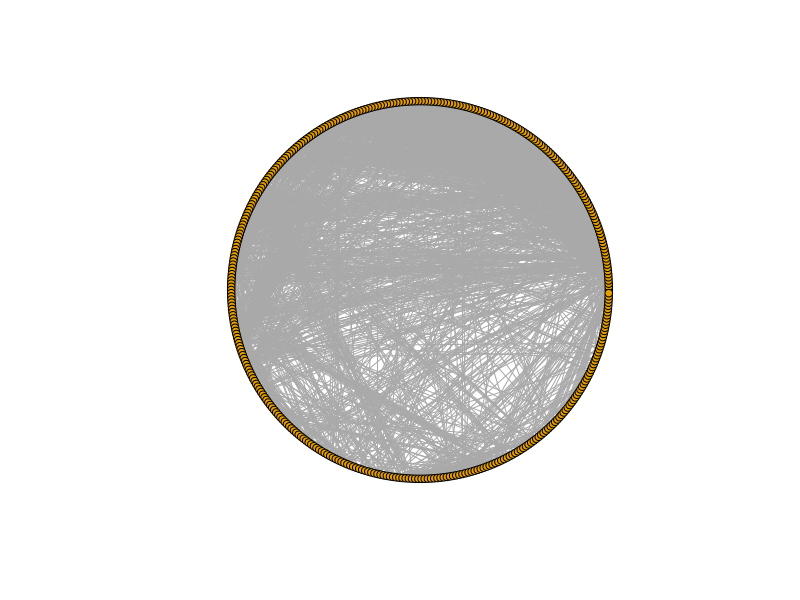
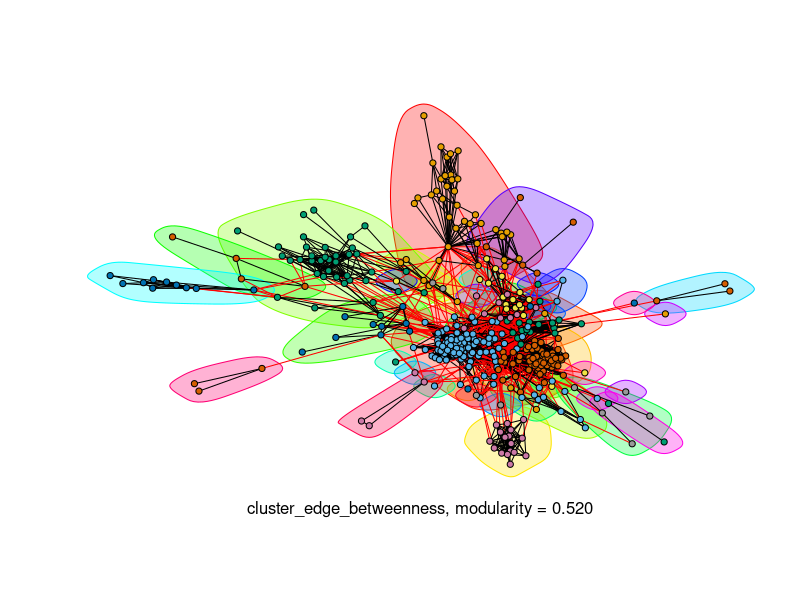
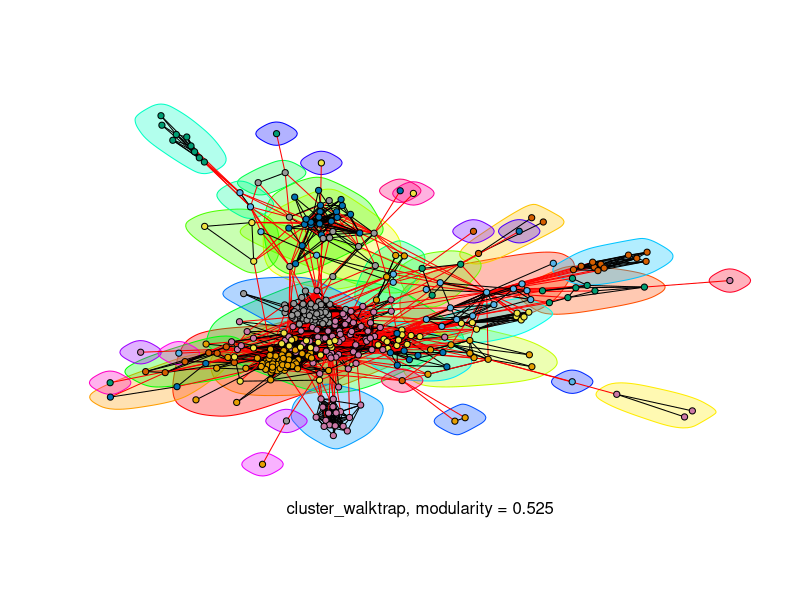
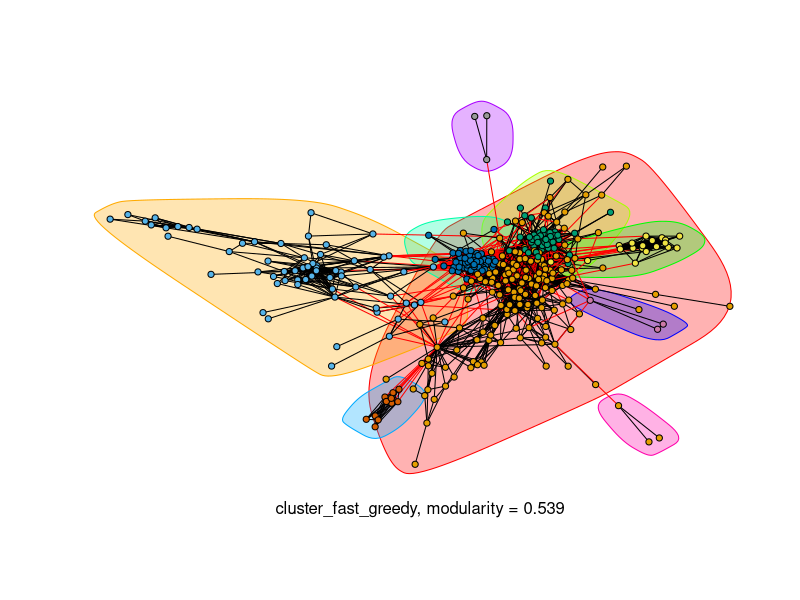
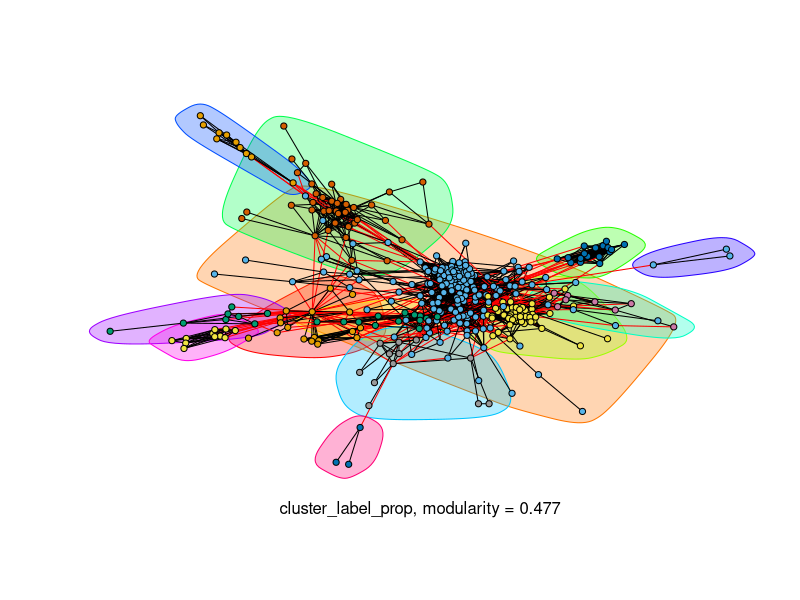
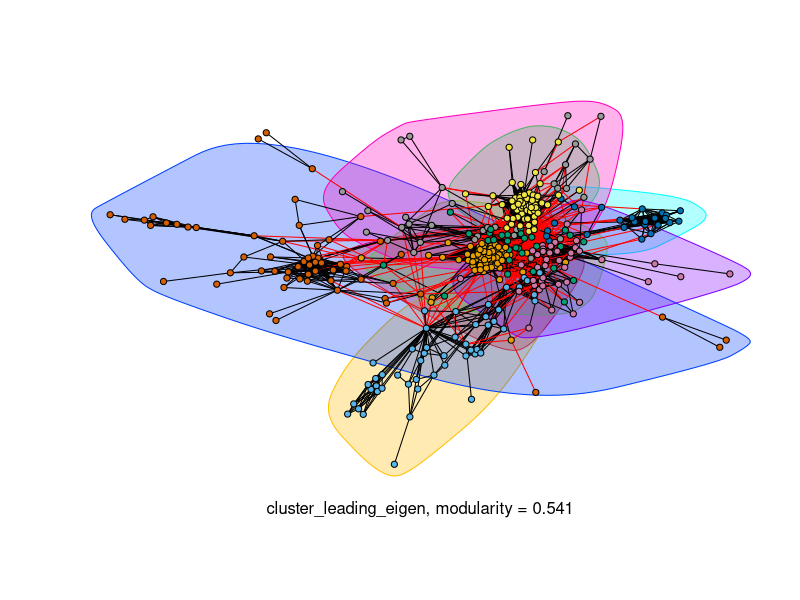
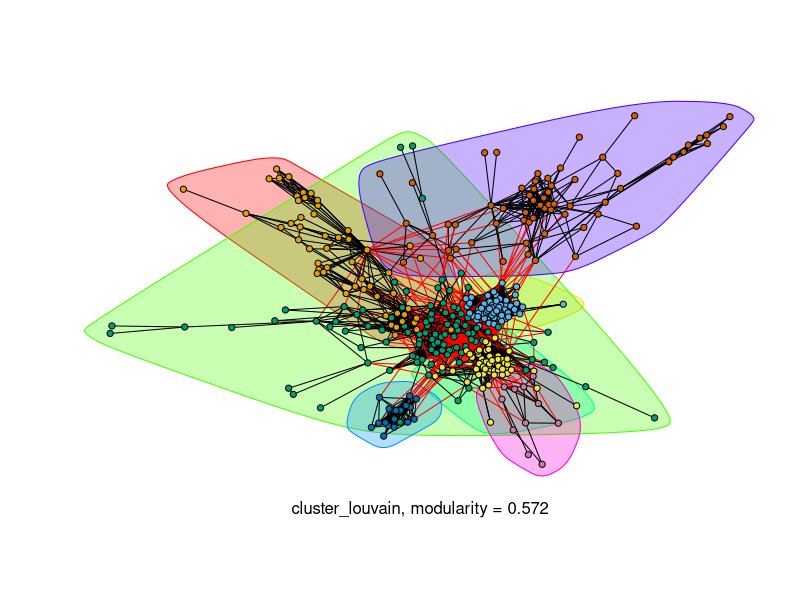
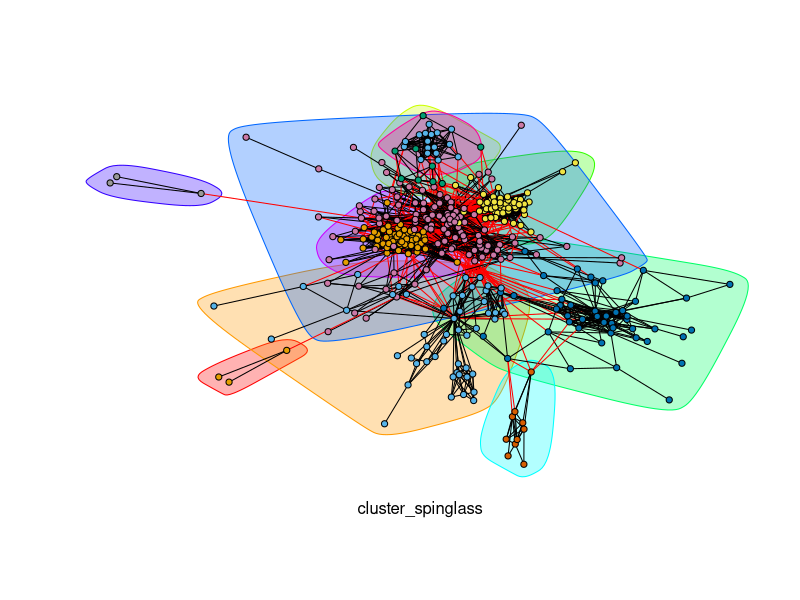

These figures' R source, in order:
#install.packages("igraph")

## Load package
library(igraph)
## Load graph
graph <- make_graph( ~ 0-24, 0-121, 1-130, 1-260, 1-264, 1-393, 1-266, 1-271, 1-18, 1-24, 1-281, 1-30, 1-287, 1-293, 1-294, 1-302, 1-49, 1-53, 1-310, 1-316, 1-318, 1-67, 1-72, 1-333, 1-334, 1-211, 1-85, 1-345, 1-223, 1-100, 1-236, 1-238, 1-368, 1-83, 1-373, 1-252, 1-255, 2-386, 2-3, 2-4, 2-6, 2-8, 2-395, 2-143, 2-16, 2-18, 2-276, 2-23, 2-24, 2-260, 2-26, 2-156, 2-159, 2-34, 2-165, 2-298, 2-173, 2-46, 2-136, 2-182, 2-55, 2-58, 2-287, 2-317, 2-319, 2-66, 2-67, 2-324, 2-325, 2-328, 2-162, 2-79, 2-82, 2-211, 2-348, 2-349, 2-350, 2-102, 2-233, 2-362, 2-146, 2-110, 2-239, 2-372, 2-373, 2-374, 2-380, 2-376, 2-124, 2-264, 3-4, 3-6, 3-136, 3-386, 3-143, 3-146, 3-276, 3-23, 3-24, 3-260, 3-26, 3-287, 3-162, 3-293, 3-348, 3-46, 3-350, 3-55, 3-325, 3-79, 3-211, 3-92, 3-222, 3-165, 3-372, 3-124, 4-128, 4-260, 4-8, 4-395, 4-141, 4-143, 4-272, 4-146, 4-195, 4-276, 4-23, 4-24, 4-26, 4-156, 4-287, 4-33, 4-34, 4-35, 4-165, 4-298, 4-172, 4-46, 4-136, 4-317, 4-55, 4-372, 4-58, 4-189, 4-319, 4-67, 4-325, 4-328, 4-162, 4-386, 4-79, 4-82, 4-211, 4-348, 4-349, 4-350, 4-362, 4-239, 4-244, 4-373, 4-124, 5-289, 5-322, 5-353, 5-108, 5-301, 5-13, 5-20, 5-22, 5-397, 6-260, 6-7, 6-136, 6-151, 6-386, 6-143, 6-146, 6-195, 6-149, 6-23, 6-24, 6-26, 6-28, 6-159, 6-34, 6-165, 6-156, 6-173, 6-46, 6-182, 6-55, 6-395, 6-58, 6-287, 6-61, 6-319, 6-66, 6-67, 6-325, 6-328, 6-162, 6-79, 6-82, 6-211, 6-271, 6-348, 6-349, 6-380, 6-18, 6-239, 6-372, 6-124, 6-381, 7-129, 7-131, 7-257, 7-8, 7-13, 7-271, 7-144, 7-20, 7-22, 7-154, 7-155, 7-161, 7-289, 7-168, 7-41, 7-263, 7-303, 7-308, 7-185, 7-322, 7-199, 7-206, 7-83, 7-85, 7-86, 7-345, 7-223, 7-226, 7-103, 7-360, 7-235, 7-108, 7-237, 7-366, 7-369, 7-148, 7-378, 8-128, 8-129, 8-131, 8-136, 8-322, 8-144, 8-323, 8-20, 8-149, 8-22, 8-151, 8-299, 8-155, 8-287, 8-33, 8-162, 8-386, 8-372, 8-42, 8-199, 8-301, 8-46, 8-303, 8-49, 8-54, 8-55, 8-185, 8-58, 8-317, 8-63, 8-66, 8-67, 8-324, 8-325, 8-198, 8-161, 8-206, 8-82, 8-83, 8-86, 8-249, 8-289, 8-345, 8-348, 8-349, 8-350, 8-223, 8-263, 8-229, 8-276, 8-103, 8-362, 8-235, 8-109, 8-366, 8-369, 8-244, 8-373, 8-148, 8-378, 8-319, 8-264, 9-324, 9-293, 9-264, 9-12, 9-110, 9-271, 9-119, 9-254, 10-258, 10-329, 10-176, 10-273, 10-213, 10-151, 10-187, 10-158, 11-288, 11-100, 11-197, 11-201, 11-44, 11-271, 11-368, 11-178, 11-179, 11-147, 11-268, 11-361, 11-252, 11-21, 12-321, 12-293, 12-136, 12-76, 12-82, 12-110, 12-143, 12-264, 12-18, 12-236, 12-150, 12-119, 12-344, 12-218, 12-239, 13-129, 13-131, 13-237, 13-144, 13-20, 13-22, 13-235, 13-299, 13-155, 13-161, 13-289, 13-36, 13-168, 13-42, 13-263, 13-257, 13-303, 13-185, 13-63, 13-323, 13-199, 13-206, 13-336, 13-83, 13-86, 13-249, 13-345, 13-223, 13-226, 13-229, 13-103, 13-360, 13-231, 13-109, 13-369, 13-148, 13-378, 14-191, 15-160, 15-354, 15-266, 15-69, 15-71, 15-138, 15-135, 15-318, 15-22, 15-122, 15-90, 15-30, 15-351, 16-310, 16-66, 16-165, 16-102, 16-136, 16-233, 16-298, 16-18, 16-172, 16-34, 16-272, 16-328, 16-82, 16-182, 16-376, 16-380, 16-159, 16-348, 16-350, 16-146, 17-81, 17-91, 17-213, 17-217, 18-128, 18-260, 18-386, 18-136, 18-236, 18-151, 18-269, 18-143, 18-146, 18-195, 18-276, 18-149, 18-333, 18-23, 18-24, 18-380, 18-26, 18-239, 18-28, 18-159, 18-34, 18-35, 18-165, 18-156, 18-298, 18-172, 18-173, 18-46, 18-264, 18-52, 18-317, 18-182, 18-55, 18-290, 18-372, 18-58, 18-287, 18-61, 18-318, 18-319, 18-66, 18-67, 18-324, 18-325, 18-328, 18-162, 18-335, 18-79, 18-82, 18-211, 18-84, 18-345, 18-346, 18-271, 18-348, 18-349, 18-350, 18-102, 18-231, 18-104, 18-233, 18-108, 18-238, 18-189, 18-244, 18-373, 18-250, 18-124, 18-381, 18-254, 18-255, 19-34, 19-71, 19-201, 19-238, 19-79, 19-146, 20-129, 20-131, 20-237, 20-144, 20-148, 20-22, 20-155, 20-161, 20-289, 20-42, 20-263, 20-257, 20-301, 20-303, 20-308, 20-185, 20-63, 20-322, 20-323, 20-199, 20-206, 20-83, 20-86, 20-345, 20-96, 20-226, 20-229,
                     20-360, 20-235, 20-108, 20-109, 20-369, 20-115, 20-249, 20-378, 20-255, 21-288, 21-100, 21-268, 21-302, 21-368, 21-178, 21-179, 21-252, 22-129, 22-392, 22-131, 22-393, 22-138, 22-144, 22-145, 22-299, 22-155, 22-30, 22-160, 22-161, 22-289, 22-36, 22-166, 22-168, 22-42, 22-135, 22-257, 22-301, 22-303, 22-264, 22-306, 22-51, 22-308, 22-185, 22-237, 22-63, 22-322, 22-323, 22-69, 22-198, 22-71, 22-206, 22-83, 22-86, 22-249, 22-345, 22-378, 22-199, 22-223, 22-96, 22-263, 22-226, 22-229, 22-103, 22-360, 22-235, 22-109, 22-366, 22-369, 22-120, 22-148, 22-122, 22-255, 23-128, 23-136, 23-395, 23-396, 23-386, 23-143, 23-272, 23-276, 23-149, 23-151, 23-260, 23-26, 23-239, 23-156, 23-162, 23-165, 23-348, 23-298, 23-172, 23-173, 23-46, 23-317, 23-182, 23-55, 23-58, 23-61, 23-319, 23-67, 23-324, 23-79, 23-82, 23-211, 23-344, 23-92, 23-349, 23-350, 23-233, 23-146, 23-189, 23-372, 23-373, 23-124, 23-381, 23-380, 24-136, 24-393, 24-128, 24-395, 24-386, 24-143, 24-272, 24-195, 24-276, 24-260, 24-26, 24-28, 24-159, 24-33, 24-34, 24-35, 24-165, 24-156, 24-274, 24-172, 24-173, 24-46, 24-264, 24-52, 24-317, 24-182, 24-55, 24-372, 24-58, 24-189, 24-319, 24-66, 24-67, 24-325, 24-328, 24-162, 24-79, 24-82, 24-211, 24-382, 24-271, 24-348, 24-349, 24-350, 24-231, 24-233, 24-362, 24-108, 24-146, 24-239, 24-275, 24-244, 24-373, 24-119, 24-251, 24-124, 24-380, 25-324, 25-41, 25-303, 25-271, 25-344, 25-59, 25-157, 26-128, 26-136, 26-143, 26-272, 26-276, 26-260, 26-156, 26-159, 26-33, 26-34, 26-35, 26-165, 26-298, 26-46, 26-264, 26-317, 26-182, 26-55, 26-372, 26-58, 26-287, 26-189, 26-319, 26-66, 26-67, 26-325, 26-328, 26-162, 26-79, 26-82, 26-211, 26-348, 26-349, 26-350, 26-380, 26-362, 26-146, 26-238, 26-239, 26-244, 26-373, 26-124, 26-381, 28-128, 28-260, 28-136, 28-395, 28-146, 28-151, 28-159, 28-33, 28-162, 28-165, 28-172, 28-173, 28-49, 28-55, 28-58, 28-317, 28-64, 28-323, 28-328, 28-211, 28-348, 28-350, 28-102, 28-239, 28-372, 28-124, 29-250, 29-141, 30-130, 30-135, 30-264, 30-138, 30-274, 30-281, 30-160, 30-199, 30-303, 30-48, 30-266, 30-318, 30-192, 30-69, 30-71, 30-72, 30-333, 30-211, 30-90, 30-351, 30-354, 30-231, 30-234, 30-238, 30-120, 30-122, 30-255, 32-98, 32-106, 32-107, 32-47, 32-240, 32-342, 32-247, 32-93, 33-128, 33-395, 33-271, 33-146, 33-149, 33-151, 33-156, 33-162, 33-165, 33-49, 33-172, 33-136, 33-55, 33-58, 33-317, 33-67, 33-325, 33-328, 33-211, 33-348, 33-349, 33-102, 33-231, 33-362, 33-239, 33-372, 33-380, 33-264, 34-136, 34-143, 34-260, 34-159, 34-162, 34-165, 34-298, 34-172, 34-173, 34-46, 34-182, 34-55, 34-287, 34-61, 34-319, 34-66, 34-328, 34-79, 34-82, 34-211, 34-349, 34-350, 34-102, 34-233, 34-146, 34-317, 34-372, 34-373, 34-124, 34-380, 35-136, 35-395, 35-143, 35-272, 35-146, 35-276, 35-156, 35-159, 35-162, 35-165, 35-298, 35-46, 35-182, 35-55, 35-372, 35-58, 35-287, 35-317, 35-319, 35-66, 35-325, 35-79, 35-82, 35-211, 35-348, 35-349, 35-350, 35-362, 35-239, 35-244, 35-373, 35-124, 36-129, 36-130, 36-131, 36-263, 36-271, 36-144, 36-148, 36-235, 36-161, 36-165, 36-168, 36-297, 36-42, 36-299, 36-301, 36-303, 36-51, 36-308, 36-323, 36-206, 36-397, 36-84, 36-345, 36-223, 36-226, 36-229, 36-103, 36-231, 36-108, 36-109, 36-238, 36-369, 36-114, 36-249, 36-378, 37-193, 37-300, 37-365, 37-117, 37-121, 37-57, 37-315, 37-284, 38-68, 38-165, 38-167, 38-72, 38-231, 38-397, 38-238, 38-271, 38-264, 38-50, 38-115, 38-88, 38-371, 38-191, 39-213, 40-43, 41-320, 41-130, 41-292, 41-293, 41-264, 41-236, 41-231, 41-108, 41-274, 41-238, 41-271, 41-177, 41-82, 41-83, 41-334, 41-85, 41-249, 41-397, 41-296, 42-129, 42-131, 42-257, 42-237, 42-144, 42-299, 42-155, 42-161, 42-289, 42-168, 42-263, 42-301, 42-303, 42-51, 42-308, 42-63, 42-322, 42-323, 42-198, 42-199, 42-206, 42-83, 42-86, 42-249, 42-345, 42-223, 42-226, 42-103, 42-235, 42-109, 42-366, 42-369, 42-148, 42-378, 
                     43-385, 43-339, 44-288, 44-163, 44-100, 44-201, 44-268, 44-178, 44-179, 44-147, 44-361, 44-252, 46-128, 46-389, 46-151, 46-386, 46-143, 46-276, 46-149, 46-260, 46-156, 46-159, 46-165, 46-298, 46-173, 46-136, 46-317, 46-182, 46-55, 46-395, 46-372, 46-58, 46-287, 46-61, 46-319, 46-66, 46-67, 46-325, 46-328, 46-162, 46-79, 46-82, 46-211, 46-348, 46-349, 46-350, 46-233, 46-146, 46-239, 46-244, 46-373, 46-124, 46-381, 47-240, 47-98, 47-342, 47-247, 48-320, 48-130, 48-227, 48-68, 48-234, 48-207, 48-222, 48-355, 48-88, 48-121, 48-250, 48-157, 48-94, 48-181, 49-128, 49-67, 49-68, 49-102, 49-366, 49-151, 49-173, 49-321, 49-335, 49-117, 49-119, 49-160, 49-154, 49-186, 50-321, 50-167, 50-265, 50-204, 50-371, 50-278, 50-121, 50-191, 51-129, 51-131, 51-257, 51-237, 51-144, 51-148, 51-299, 51-161, 51-168, 51-263, 51-301, 51-303, 51-308, 51-185, 51-63, 51-192, 51-199, 51-206, 51-86, 51-345, 51-223, 51-226, 51-229, 51-103, 51-360, 51-235, 51-109, 51-366, 51-369, 51-378, 52-133, 52-395, 52-143, 52-146, 52-277, 52-162, 52-165, 52-55, 52-372, 52-318, 52-321, 52-195, 52-333, 52-79, 52-82, 52-211, 52-348, 52-349, 52-350, 52-239, 52-244, 52-382, 52-380, 52-254, 53-260, 53-294, 53-373, 53-333, 53-302, 53-85, 53-316, 53-318, 53-255, 54-152, 54-301, 54-369, 55-128, 55-389, 55-151, 55-130, 55-143, 55-272, 55-195, 55-269, 55-260, 55-159, 55-165, 55-156, 55-170, 55-172, 55-173, 55-380, 55-136, 55-317, 55-182, 55-395, 55-372, 55-58, 55-287, 55-61, 55-319, 55-66, 55-67, 55-325, 55-328, 55-162, 55-386, 55-79, 55-82, 55-211, 55-264, 55-382, 55-348, 55-92, 55-349, 55-350, 55-102, 55-231, 55-233, 55-362, 55-146, 55-239, 55-244, 55-373, 55-119, 55-376, 55-276, 55-250, 55-124, 55-381, 55-254, 55-383, 57-192, 57-193, 57-104, 57-300, 57-365, 57-335, 57-212, 57-117, 57-284, 58-128, 58-133, 58-151, 58-143, 58-272, 58-195, 58-276, 58-260, 58-162, 58-165, 58-156, 58-170, 58-172, 58-173, 58-136, 58-317, 58-182, 58-372, 58-189, 58-319, 58-66, 58-67, 58-325, 58-328, 58-395, 58-79, 58-82, 58-211, 58-348, 58-349, 58-350, 58-102, 58-233, 58-362, 58-236, 58-146, 58-239, 58-244, 58-373, 58-124, 59-170, 59-238, 59-189, 59-154, 59-303, 59-348, 59-157, 59-250, 60-390, 60-295, 60-87, 60-176, 60-183, 60-314, 60-127, 61-386, 61-143, 61-159, 61-165, 61-173, 61-182, 61-67, 61-328, 61-162, 61-79, 61-211, 61-348, 61-350, 61-124, 61-372, 61-373, 61-380, 62-388, 62-357, 62-341, 62-377, 62-121, 62-282, 63-129, 63-131, 63-257, 63-237, 63-144, 63-299, 63-155, 63-161, 63-289, 63-168, 63-263, 63-301, 63-303, 63-308, 63-185, 63-322, 63-323, 63-199, 63-206, 63-83, 63-249, 63-345, 63-271, 63-223, 63-226, 63-229, 63-103, 63-360, 63-235, 63-109, 63-366, 63-369, 63-148, 63-123, 64-348, 64-350, 65-331, 66-260, 66-133, 66-130, 66-143, 66-146, 66-195, 66-380, 66-154, 66-159, 66-165, 66-298, 66-172, 66-173, 66-136, 66-182, 66-372, 66-317, 66-319, 66-67, 66-325, 66-328, 66-162, 66-386, 66-79, 66-82, 66-211, 66-348, 66-349, 66-350, 66-353, 66-102, 66-233, 66-362, 66-239, 66-369, 66-371, 66-244, 66-373, 66-376, 66-124, 67-136, 67-151, 67-386, 67-143, 67-149, 67-260, 67-287, 67-162, 67-165, 67-348, 67-173, 67-372, 67-319, 67-195, 67-328, 67-79, 67-82, 67-211, 67-271, 67-92, 67-349, 67-350, 67-353, 67-233, 67-146, 67-244, 67-373, 67-119, 67-124, 67-380, 68-320, 68-130, 68-355, 68-297, 68-396, 68-238, 68-207, 68-114, 68-243, 68-84, 68-181, 68-393, 68-88, 68-250, 68-335, 68-157, 68-94, 69-385, 69-135, 69-264, 69-266, 69-269, 69-366, 69-159, 69-160, 69-162, 69-166, 69-391, 69-138, 69-318, 69-192, 69-71, 69-335, 69-90, 69-271, 69-351, 69-354, 69-238, 69-120, 69-122, 71-160, 71-321, 71-354, 71-195, 71-135, 71-264, 71-203, 71-269, 71-149, 71-90, 71-271, 71-316, 71-122, 71-351, 72-264, 72-395, 72-271, 72-273, 72-274, 72-275, 72-149, 72-154, 72-289, 72-162, 72-166, 72-167, 72-322, 72-324, 72-334, 72-85, 72-108, 72-115, 72-255, 74-360, 
                     76-397, 76-209, 76-150, 76-119, 76-378, 77-359, 77-273, 77-82, 77-180, 77-374, 77-347, 78-232, 78-307, 79-128, 79-136, 79-266, 79-395, 79-386, 79-143, 79-272, 79-276, 79-260, 79-156, 79-159, 79-165, 79-348, 79-298, 79-172, 79-317, 79-182, 79-287, 79-319, 79-324, 79-325, 79-162, 79-82, 79-211, 79-92, 79-349, 79-350, 79-380, 79-362, 79-146, 79-239, 79-372, 79-373, 79-124, 79-381, 80-200, 80-82, 80-331, 80-126, 81-347, 81-217, 82-135, 82-395, 82-386, 82-143, 82-276, 82-333, 82-260, 82-156, 82-154, 82-159, 82-162, 82-165, 82-298, 82-172, 82-173, 82-136, 82-182, 82-372, 82-287, 82-317, 82-319, 82-325, 82-328, 82-211, 82-344, 82-348, 82-349, 82-350, 82-353, 82-102, 82-231, 82-233, 82-362, 82-146, 82-239, 82-244, 82-373, 82-380, 82-376, 82-124, 82-254, 83-131, 83-271, 83-144, 83-299, 83-161, 83-289, 83-168, 83-263, 83-257, 83-301, 83-308, 83-323, 83-199, 83-206, 83-85, 83-249, 83-345, 83-223, 83-231, 83-235, 83-108, 83-237, 83-366, 83-369, 83-148, 83-378, 83-255, 84-193, 84-290, 84-135, 84-104, 84-169, 84-266, 84-369, 84-114, 84-238, 84-335, 84-264, 84-281, 84-346, 84-297, 84-394, 84-95, 85-260, 85-293, 85-294, 85-108, 85-333, 85-302, 85-397, 85-104, 85-361, 85-249, 85-316, 85-264, 85-373, 86-129, 86-131, 86-144, 86-299, 86-155, 86-161, 86-289, 86-168, 86-263, 86-301, 86-303, 86-185, 86-322, 86-323, 86-199, 86-206, 86-397, 86-345, 86-223, 86-226, 86-229, 86-103, 86-360, 86-235, 86-108, 86-109, 86-369, 86-249, 86-378, 87-258, 87-390, 87-183, 87-151, 87-217, 87-186, 87-314, 87-127, 88-320, 88-318, 88-250, 88-157, 88-94, 89-241, 89-326, 89-262, 89-158, 90-135, 90-370, 90-120, 90-122, 90-351, 92-162, 92-260, 92-165, 92-211, 92-136, 92-386, 92-372, 92-373, 92-143, 92-124, 92-317, 92-350, 92-325, 93-247, 94-321, 94-355, 94-165, 94-264, 94-233, 94-324, 94-271, 94-344, 94-285, 94-250, 94-218, 94-157, 95-192, 95-290, 95-195, 95-104, 95-333, 95-238, 95-335, 95-264, 95-281, 95-346, 95-223, 96-352, 96-161, 96-322, 96-131, 96-289, 96-360, 96-397, 96-115, 96-345, 97-314, 97-390, 97-326, 98-101, 98-107, 98-240, 98-342, 98-247, 99-130, 99-267, 100-256, 100-163, 100-179, 100-201, 100-288, 100-368, 100-178, 100-147, 100-268, 100-361, 100-252, 100-197, 101-358, 101-240, 101-273, 101-342, 101-247, 101-314, 101-347, 102-128, 102-136, 102-146, 102-151, 102-159, 102-165, 102-298, 102-182, 102-319, 102-328, 102-162, 102-211, 102-348, 102-350, 102-233, 102-380, 102-264, 103-129, 103-130, 103-131, 103-237, 103-144, 103-148, 103-155, 103-161, 103-289, 103-168, 103-299, 103-257, 103-301, 103-303, 103-392, 103-308, 103-185, 103-322, 103-323, 103-198, 103-199, 103-206, 103-345, 103-271, 103-223, 103-226, 103-360, 103-235, 103-109, 103-366, 103-369, 103-249, 104-388, 104-393, 104-266, 104-269, 104-281, 104-290, 104-297, 104-192, 104-333, 104-335, 104-212, 104-346, 104-238, 104-114, 104-117, 104-169, 104-253, 104-255, 105-184, 105-121, 105-384, 105-291, 105-164, 106-240, 107-240, 107-342, 107-247, 108-131, 108-264, 108-397, 108-271, 108-345, 108-154, 108-294, 108-274, 108-299, 108-173, 108-308, 108-322, 108-196, 108-198, 108-199, 108-292, 108-353, 108-231, 108-360, 108-235, 108-236, 108-109, 108-369, 108-211, 108-249, 108-378, 108-255, 109-129, 109-131, 109-257, 109-271, 109-144, 109-299, 109-168, 109-263, 109-301, 109-303, 109-308, 109-185, 109-322, 109-198, 109-199, 109-206, 109-397, 109-249, 109-345, 109-223, 109-226, 109-391, 109-229, 109-360, 109-235, 109-366, 109-369, 109-148, 109-378, 110-321, 110-195, 110-324, 110-165, 110-231, 110-136, 110-333, 110-143, 110-275, 110-236, 110-182, 110-218, 110-271, 110-382, 112-121, 112-210, 112-387, 112-341, 112-377, 113-149, 113-303, 114-165, 114-169, 114-394, 114-238, 114-264, 114-297, 114-250, 115-289, 115-322, 115-238, 117-193, 117-300, 117-365, 117-238, 117-335, 117-315, 117-284, 118-122, 119-344, 119-321, 119-162, 119-293, 119-231, 
                     119-333, 119-143, 119-195, 119-372, 119-382, 119-218, 119-254, 120-160, 120-354, 120-297, 120-138, 120-366, 120-234, 120-122, 120-351, 121-384, 121-387, 121-388, 121-134, 121-394, 121-139, 121-398, 121-282, 121-283, 121-284, 121-285, 121-176, 121-291, 121-164, 121-300, 121-184, 121-313, 121-186, 121-315, 121-191, 121-193, 121-374, 121-331, 121-205, 121-335, 121-210, 121-212, 121-341, 121-221, 121-357, 121-359, 121-365, 121-241, 121-371, 121-244, 121-373, 121-246, 121-248, 121-253, 122-160, 122-192, 122-354, 122-266, 122-166, 122-264, 122-138, 122-135, 122-238, 122-366, 122-234, 122-351, 123-228, 123-132, 123-309, 123-262, 124-136, 124-151, 124-386, 124-143, 124-276, 124-260, 124-159, 124-165, 124-156, 124-173, 124-317, 124-182, 124-395, 124-287, 124-319, 124-325, 124-162, 124-211, 124-349, 124-350, 124-360, 124-233, 124-146, 124-189, 124-372, 124-373, 124-380, 124-381, 125-134, 125-139, 125-205, 125-246, 125-313, 125-379, 125-190, 127-358, 127-132, 127-326, 127-262, 127-183, 127-140, 127-390, 127-176, 127-241, 127-306, 127-314, 127-158, 127-383, 128-395, 128-271, 128-146, 128-149, 128-260, 128-156, 128-287, 128-172, 128-372, 128-188, 128-317, 128-319, 128-325, 128-211, 128-348, 128-349, 128-350, 128-362, 128-239, 128-244, 128-264, 129-257, 129-131, 129-237, 129-144, 129-299, 129-155, 129-161, 129-289, 129-168, 129-263, 129-301, 129-303, 129-392, 129-308, 129-185, 129-189, 129-322, 129-323, 129-199, 129-206, 129-249, 129-345, 129-223, 129-226, 129-229, 129-360, 129-235, 129-366, 129-369, 129-148, 129-378, 129-255, 130-165, 130-264, 130-266, 130-231, 130-206, 130-274, 130-189, 131-235, 131-236, 131-237, 131-144, 131-299, 131-155, 131-161, 131-289, 131-168, 131-263, 131-301, 131-303, 131-392, 131-308, 131-185, 131-322, 131-323, 131-198, 131-199, 131-206, 131-397, 131-249, 131-345, 131-271, 131-223, 131-226, 131-229, 131-360, 131-231, 131-369, 131-148, 131-378, 131-255, 132-228, 132-262, 133-195, 133-293, 133-382, 133-333, 133-271, 133-149, 133-254, 134-379, 134-139, 134-205, 134-221, 134-208, 134-246, 134-313, 134-283, 134-190, 135-264, 135-266, 135-238, 135-160, 135-166, 135-138, 135-318, 135-211, 135-351, 135-354, 135-231, 135-234, 135-366, 136-389, 136-138, 136-151, 136-386, 136-143, 136-195, 136-276, 136-149, 136-260, 136-157, 136-159, 136-165, 136-156, 136-298, 136-172, 136-173, 136-264, 136-317, 136-182, 136-395, 136-372, 136-287, 136-189, 136-319, 136-324, 136-325, 136-328, 136-162, 136-211, 136-348, 136-218, 136-271, 136-349, 136-350, 136-293, 136-272, 136-233, 136-362, 136-146, 136-239, 136-244, 136-373, 136-251, 136-381, 136-380, 137-371, 137-191, 138-160, 138-354, 138-166, 138-393, 138-266, 138-366, 138-264, 138-351, 138-143, 138-223, 139-379, 139-205, 139-208, 139-246, 139-313, 139-283, 139-221, 140-241, 140-383, 140-213, 140-158, 141-321, 141-354, 141-271, 141-244, 141-349, 141-276, 141-250, 141-319, 142-176, 142-217, 142-314, 143-386, 143-272, 143-195, 143-276, 143-260, 143-156, 143-159, 143-165, 143-348, 143-298, 143-172, 143-173, 143-317, 143-182, 143-372, 143-287, 143-319, 143-324, 143-325, 143-328, 143-162, 143-211, 143-380, 143-382, 143-349, 143-350, 143-293, 143-353, 143-233, 143-362, 143-146, 143-239, 143-244, 143-373, 143-381, 143-254, 144-237, 144-235, 144-155, 144-161, 144-289, 144-168, 144-263, 144-257, 144-301, 144-303, 144-308, 144-185, 144-322, 144-323, 144-198, 144-199, 144-206, 144-249, 144-345, 144-223, 144-226, 144-229, 144-360, 144-231, 144-366, 144-369, 144-148, 145-307, 145-340, 145-149, 145-271, 146-151, 146-260, 146-159, 146-165, 146-156, 146-298, 146-172, 146-173, 146-182, 146-189, 146-319, 146-325, 146-328, 146-162, 146-211, 146-382, 146-348, 146-349, 146-350, 146-272, 146-233, 146-362, 146-239, 146-372, 146-373, 146-380, 146-254, 146-195, 147-288, 147-197, 147-201, 147-338, 147-368, 147-178, 147-179, 147-268, 
                     147-361, 147-252, 148-237, 148-235, 148-155, 148-161, 148-168, 148-263, 148-301, 148-303, 148-308, 148-185, 148-322, 148-323, 148-199, 148-206, 148-345, 148-223, 148-226, 148-229, 148-360, 148-231, 148-369, 148-249, 148-378, 149-259, 149-266, 149-173, 149-318, 149-324, 149-197, 149-203, 149-218, 149-229, 149-273, 149-235, 149-236, 149-289, 149-373, 149-250, 149-255, 150-334, 150-271, 151-159, 151-162, 151-165, 151-172, 151-173, 151-187, 151-325, 151-211, 151-217, 151-314, 151-186, 151-350, 151-234, 151-373, 151-264, 151-254, 152-232, 152-209, 152-336, 153-176, 153-216, 153-222, 153-214, 154-353, 154-172, 154-397, 154-369, 154-271, 154-236, 154-393, 154-345, 154-273, 155-299, 155-161, 155-263, 155-257, 155-301, 155-303, 155-392, 155-185, 155-322, 155-199, 155-206, 155-345, 155-223, 155-229, 155-360, 155-234, 155-235, 155-369, 155-249, 155-378, 155-255, 156-395, 156-272, 156-280, 156-276, 156-260, 156-159, 156-162, 156-165, 156-172, 156-173, 156-317, 156-372, 156-189, 156-319, 156-325, 156-328, 156-333, 156-211, 156-348, 156-349, 156-350, 156-359, 156-380, 156-362, 156-239, 156-244, 157-385, 157-303, 157-264, 157-318, 158-258, 158-358, 158-326, 158-262, 158-295, 158-213, 158-314, 158-383, 158-390, 159-380, 159-239, 159-165, 159-298, 159-172, 159-173, 159-264, 159-182, 159-372, 159-319, 159-324, 159-328, 159-162, 159-211, 159-271, 159-348, 159-349, 159-350, 159-233, 159-362, 159-189, 159-244, 159-376, 159-382, 160-354, 160-366, 160-189, 160-351, 161-396, 161-299, 161-289, 161-168, 161-263, 161-301, 161-303, 161-308, 161-185, 161-321, 161-322, 161-323, 161-198, 161-199, 161-206, 161-249, 161-345, 161-223, 161-226, 161-229, 161-360, 161-234, 161-235, 161-237, 161-369, 161-378, 161-255, 162-328, 162-385, 162-269, 162-195, 162-276, 162-260, 162-239, 162-165, 162-325, 162-298, 162-172, 162-173, 162-395, 162-317, 162-182, 162-361, 162-287, 162-318, 162-333, 162-386, 162-211, 162-380, 162-382, 162-348, 162-218, 162-349, 162-350, 162-293, 162-233, 162-236, 162-189, 162-243, 162-372, 162-373, 162-381, 162-254, 163-197, 163-166, 163-368, 163-338, 164-184, 165-195, 165-276, 165-333, 165-260, 165-239, 165-293, 165-298, 165-172, 165-173, 165-317, 165-182, 165-395, 165-372, 165-287, 165-319, 165-325, 165-328, 165-386, 165-211, 165-382, 165-348, 165-345, 165-349, 165-272, 165-350, 165-233, 165-362, 165-189, 165-244, 165-373, 165-380, 165-376, 165-381, 165-254, 166-214, 166-354, 166-269, 166-238, 166-303, 166-266, 166-200, 166-334, 166-234, 166-264, 166-293, 167-321, 167-371, 167-278, 168-237, 168-289, 168-263, 168-257, 168-301, 168-303, 168-308, 168-185, 168-322, 168-323, 168-198, 168-199, 168-206, 168-345, 168-226, 168-235, 168-366, 168-369, 168-249, 168-378, 169-192, 169-290, 169-297, 169-266, 169-269, 169-238, 169-333, 169-264, 169-281, 169-346, 169-335, 170-324, 170-236, 170-244, 171-375, 172-385, 172-386, 172-276, 172-260, 172-298, 172-173, 172-264, 172-372, 172-317, 172-319, 172-325, 172-328, 172-211, 172-348, 172-349, 172-350, 172-272, 172-233, 172-362, 172-239, 172-244, 172-373, 172-251, 172-380, 172-381, 172-382, 173-260, 173-195, 173-380, 173-239, 173-182, 173-287, 173-319, 173-325, 173-328, 173-211, 173-348, 173-349, 173-350, 173-233, 173-362, 173-189, 173-372, 173-373, 173-251, 173-381, 174-375, 176-245, 176-262, 176-230, 176-295, 176-183, 176-242, 176-213, 176-216, 176-358, 176-187, 176-222, 177-274, 177-191, 178-288, 178-197, 178-201, 178-368, 178-179, 178-268, 178-361, 178-252, 179-256, 179-288, 179-197, 179-201, 179-338, 179-368, 179-268, 179-361, 179-252, 180-273, 180-347, 181-303, 181-238, 181-207, 182-380, 182-298, 182-287, 182-325, 182-328, 182-211, 182-348, 182-349, 182-350, 182-233, 182-317, 182-372, 182-373, 182-254, 183-258, 183-326, 183-261, 183-262, 183-295, 183-390, 183-241, 183-383, 183-213, 183-358, 183-187, 184-291, 184-229, 184-388,
                     184-398, 184-285, 184-210, 184-212, 184-244, 184-335, 184-253, 185-237, 185-235, 185-299, 185-289, 185-263, 185-257, 185-301, 185-303, 185-308, 185-322, 185-323, 185-198, 185-199, 185-206, 185-249, 185-345, 185-223, 185-226, 185-229, 185-360, 185-231, 185-369, 185-378, 186-258, 186-241, 187-258, 187-295, 187-329, 187-242, 187-285, 188-264, 188-231, 189-298, 189-319, 189-325, 189-211, 189-348, 189-350, 189-239, 189-372, 189-373, 190-221, 190-379, 190-205, 191-375, 191-274, 191-371, 191-278, 191-311, 192-238, 192-253, 193-300, 193-365, 193-238, 193-335, 193-315, 193-284, 195-260, 195-321, 195-328, 195-330, 195-211, 195-344, 195-271, 195-348, 195-293, 195-372, 195-382, 195-254, 196-322, 196-292, 196-231, 196-308, 196-310, 196-378, 197-288, 197-361, 197-268, 197-338, 197-271, 197-368, 197-252, 198-257, 198-263, 198-237, 198-301, 198-303, 198-308, 198-322, 198-199, 198-206, 198-345, 198-223, 198-226, 198-360, 198-235, 198-369, 198-249, 198-378, 199-271, 199-299, 199-263, 199-257, 199-301, 199-303, 199-308, 199-322, 199-323, 199-289, 199-206, 199-249, 199-345, 199-223, 199-226, 199-235, 199-369, 199-378, 199-255, 200-331, 201-288, 201-361, 201-368, 202-367, 202-311, 203-259, 203-232, 203-336, 203-318, 203-351, 204-321, 204-278, 205-379, 205-313, 205-283, 205-221, 206-237, 206-299, 206-289, 206-263, 206-257, 206-301, 206-303, 206-308, 206-322, 206-323, 206-249, 206-345, 206-223, 206-226, 206-229, 206-360, 206-235, 206-366, 206-369, 206-378, 208-379, 208-246, 208-221, 209-322, 209-292, 209-330, 209-363, 209-336, 210-341, 211-389, 211-236, 211-266, 211-386, 211-272, 211-276, 211-260, 211-239, 211-393, 211-298, 211-303, 211-264, 211-317, 211-395, 211-372, 211-287, 211-319, 211-324, 211-325, 211-328, 211-382, 211-348, 211-271, 211-349, 211-350, 211-231, 211-233, 211-362, 211-238, 211-244, 211-373, 211-376, 211-251, 211-381, 211-380, 212-384, 212-388, 212-394, 212-238, 212-335, 212-398, 212-281, 212-253, 213-258, 213-358, 213-326, 213-261, 213-262, 213-295, 213-217, 213-314, 213-383, 214-293, 214-238, 214-271, 214-216, 214-222, 216-222, 217-347, 218-321, 218-293, 218-382, 218-299, 218-333, 218-271, 218-238, 218-264, 218-254, 218-389, 219-308, 219-350, 219-391, 221-246, 221-313, 221-379, 223-393, 223-289, 223-263, 223-257, 223-301, 223-303, 223-264, 223-308, 223-345, 223-226, 223-360, 223-235, 223-369, 223-378, 225-266, 225-395, 225-397, 225-263, 226-237, 226-299, 226-263, 226-301, 226-303, 226-308, 226-322, 226-323, 226-249, 226-345, 226-229, 226-360, 226-235, 226-369, 227-354, 227-235, 227-362, 229-263, 229-257, 229-303, 229-308, 229-323, 229-397, 229-345, 229-360, 229-369, 231-264, 231-271, 231-324, 231-296, 231-263, 231-392, 231-321, 231-323, 231-334, 231-397, 231-344, 231-345, 231-353, 231-360, 231-235, 231-369, 231-249, 231-380, 231-382, 232-292, 232-330, 232-336, 233-395, 233-298, 233-350, 233-372, 233-317, 233-325, 233-328, 233-336, 233-348, 233-349, 233-380, 233-244, 233-373, 233-382, 234-354, 234-264, 234-238, 234-366, 234-250, 235-237, 235-299, 235-289, 235-263, 235-257, 235-301, 235-303, 235-308, 235-322, 235-323, 235-249, 235-345, 235-360, 235-369, 235-378, 236-260, 236-389, 236-264, 236-266, 236-274, 236-289, 236-293, 236-318, 236-319, 236-333, 236-334, 236-345, 236-378, 236-255, 237-263, 237-392, 237-299, 237-257, 237-301, 237-303, 237-323, 237-289, 237-345, 237-360, 237-366, 237-369, 238-388, 238-264, 238-266, 238-269, 238-271, 238-320, 238-324, 238-293, 238-263, 238-303, 238-351, 238-394, 238-333, 238-397, 238-297, 238-250, 238-354, 238-366, 238-369, 238-253, 238-255, 239-395, 239-272, 239-276, 239-260, 239-264, 239-372, 239-319, 239-325, 239-328, 239-271, 239-348, 239-349, 239-350, 239-362, 239-317, 239-244, 239-380, 240-342, 240-247, 240-347, 241-358, 241-326, 241-262, 241-295, 241-309, 241-383, 241-390, 241-314, 242-369, 244-386, 244-395, 
                     244-272, 244-276, 244-260, 244-317, 244-319, 244-325, 244-348, 244-349, 244-350, 244-372, 244-373, 246-379, 246-313, 246-283, 249-263, 249-271, 249-289, 249-299, 249-301, 249-303, 249-308, 249-363, 249-322, 249-323, 249-397, 249-345, 249-360, 249-366, 249-369, 249-378, 249-255, 250-320, 250-264, 250-354, 250-366, 250-255, 251-389, 252-288, 252-268, 252-338, 252-334, 252-368, 252-361, 253-388, 253-297, 253-394, 253-335, 253-398, 253-350, 254-260, 254-264, 254-389, 254-321, 254-333, 254-344, 254-372, 254-382, 255-260, 255-263, 255-395, 255-289, 255-293, 255-294, 255-369, 255-308, 255-316, 255-318, 255-330, 255-333, 255-335, 255-345, 255-378, 255-274, 255-360, 256-368, 256-268, 256-361, 257-263, 257-301, 257-303, 257-345, 257-369, 258-273, 258-314, 259-396, 260-389, 260-386, 260-287, 260-372, 260-317, 260-318, 260-319, 260-324, 260-325, 260-328, 260-348, 260-349, 260-350, 260-380, 260-373, 260-381, 261-390, 262-358, 262-309, 262-326, 262-295, 262-329, 262-383, 262-280, 262-314, 262-390, 263-366, 263-289, 263-299, 263-301, 263-303, 263-308, 263-322, 263-323, 263-334, 263-345, 263-360, 263-369, 263-378, 264-389, 264-271, 264-277, 264-289, 264-293, 264-287, 264-350, 264-310, 264-266, 264-325, 264-324, 264-333, 264-397, 264-348, 264-354, 264-274, 264-385, 264-372, 264-380, 265-371, 266-397, 266-271, 266-293, 266-303, 266-353, 266-335, 266-354, 266-297, 268-288, 268-361, 268-301, 268-368, 269-293, 271-386, 271-273, 271-345, 271-289, 271-293, 271-274, 271-311, 271-392, 271-317, 271-318, 271-322, 271-333, 271-334, 271-397, 271-336, 271-344, 271-292, 271-348, 271-353, 271-294, 271-360, 271-362, 271-372, 271-373, 271-395, 271-378, 271-382, 272-395, 272-276, 272-372, 272-317, 272-319, 272-325, 272-348, 272-349, 272-359, 272-362, 273-358, 273-347, 273-390, 274-321, 274-385, 274-391, 274-371, 276-395, 276-287, 276-303, 276-372, 276-317, 276-319, 276-325, 276-386, 276-348, 276-349, 276-350, 276-362, 276-373, 277-385, 278-321, 278-371, 280-309, 280-295, 281-335, 281-393, 281-346, 282-377, 283-313, 284-300, 284-365, 284-315, 285-291, 287-395, 287-302, 287-294, 287-298, 287-317, 287-318, 287-319, 287-325, 287-349, 287-350, 287-362, 287-372, 287-373, 287-381, 288-368, 288-396, 289-392, 289-299, 289-363, 289-301, 289-303, 289-307, 289-308, 289-311, 289-352, 289-322, 289-324, 289-397, 289-345, 289-353, 289-360, 289-369, 289-378, 290-335, 290-297, 290-346, 291-384, 291-398, 291-341, 292-330, 292-397, 292-336, 293-366, 293-333, 293-372, 293-373, 293-382, 294-324, 294-373, 294-360, 294-397, 294-302, 295-358, 295-326, 295-329, 295-390, 295-383, 295-314, 295-309, 297-335, 297-346, 297-394, 298-395, 298-386, 298-319, 298-324, 298-325, 298-328, 298-349, 298-350, 298-362, 298-317, 298-372, 298-373, 298-380, 299-308, 299-323, 299-345, 299-391, 299-360, 299-369, 299-378, 300-365, 300-315, 301-303, 301-392, 301-308, 301-322, 301-323, 301-334, 301-344, 301-345, 301-391, 301-360, 301-366, 301-369, 301-378, 302-373, 302-316, 303-366, 303-369, 303-385, 303-392, 303-308, 303-322, 303-323, 303-345, 303-360, 306-390, 306-326, 308-397, 308-322, 308-323, 308-345, 308-360, 308-369, 308-378, 311-391, 311-367, 311-371, 314-390, 314-358, 314-383, 315-365, 316-373, 317-385, 317-395, 317-386, 317-372, 317-319, 317-325, 317-328, 317-348, 317-349, 317-350, 317-362, 317-373, 317-380, 318-319, 318-324, 318-333, 318-345, 318-349, 318-351, 318-354, 318-366, 318-373, 319-393, 319-395, 319-372, 319-325, 319-386, 319-348, 319-349, 319-350, 319-380, 319-362, 319-373, 319-381, 320-355, 321-389, 321-333, 321-380, 321-382, 322-323, 322-345, 322-391, 322-360, 322-369, 323-345, 323-360, 323-366, 323-369, 323-378, 324-386, 324-325, 324-333, 324-381, 324-374, 324-380, 325-395, 325-386, 325-348, 325-372, 325-349, 325-350, 325-362, 325-373, 325-380, 326-390, 326-329, 326-383, 328-348, 328-350, 328-372, 328-373, 
                     328-380, 331-359, 331-374, 332-377, 333-346, 333-334, 333-354, 333-382, 334-392, 334-353, 334-397, 334-345, 335-388, 335-346, 335-366, 335-369, 336-363, 338-368, 341-377, 342-347, 344-382, 344-378, 344-373, 345-369, 345-353, 345-360, 345-366, 345-378, 348-393, 348-395, 348-372, 348-349, 348-350, 348-362, 348-373, 348-376, 348-380, 349-395, 349-372, 349-386, 349-350, 349-362, 349-373, 349-381, 349-380, 350-386, 350-395, 350-372, 350-381, 350-362, 350-373, 350-380, 350-376, 351-354, 353-392, 353-393, 353-397, 353-369, 357-388, 358-383, 358-390, 359-374, 360-397, 360-366, 360-369, 360-378, 361-368, 362-395, 362-386, 362-372, 362-373, 363-373, 366-378, 366-369, 369-395, 369-392, 369-378, 372-395, 372-386, 372-373, 372-380, 372-382, 372-381, 373-386, 373-395, 373-382, 373-381, 373-380, 376-380, 376-382, 380-395, 381-386, 382-395, 383-390, 385-395, 386-395, 386-397, 388-394, 388-398)
plot(graph, vertex.size=4, vertex.label=NA, layout = layout.circle(graph))

eb <- cluster_edge_betweenness(graph)
modularity(eb)
membership(eb)
plot(eb, graph, 
     vertex.size=2, 
     vertex.label=NA, 
     layout = layout_nicely(graph),
     asp =9/16)
mtext(sprintf("cluster_edge_betweenness, modularity = %.3f", modularity(eb)), side=1)

wc <- cluster_walktrap(graph)
modularity(wc)
membership(wc)
plot(wc, graph, 
     vertex.size=2, 
     vertex.label=NA, 
     layout = layout.fruchterman.reingold(graph, niter=10000, area=vcount(graph)^2),
     asp =9/16)
mtext(sprintf("cluster_walktrap, modularity = %.3f", modularity(wc)), side=1)

fg <- cluster_fast_greedy(graph)
modularity(fg)
membership(fg)
plot(fg, graph, 
     vertex.size=2, 
     vertex.label=NA, 
     layout = layout.fruchterman.reingold(graph, niter=10000, area=vcount(graph)^2),
     asp =9/16)
mtext(sprintf("cluster_fast_greedy, modularity = %.3f", modularity(fg)), side=1)

lp <- cluster_label_prop(graph)
modularity(lp)
membership(lp)
plot(lp, graph, 
     vertex.size=2, 
     vertex.label=NA, 
     layout = layout.auto(graph),
     asp =9/16)
mtext(sprintf("cluster_label_prop, modularity = %.3f", modularity(lp)), side=1)

le <- cluster_leading_eigen(graph)
modularity(le)
membership(le)
plot(le, graph, 
     vertex.size=2, 
     vertex.label=NA, 
     layout = layout.fruchterman.reingold(graph, niter=10000, area=vcount(graph)^2),
     asp =9/16)
mtext(sprintf("cluster_leading_eigen, modularity = %.3f", modularity(le)), side=1)

lo <- cluster_louvain(graph)
modularity(lo)
membership(lo)
plot(lo, graph, 
     vertex.size=2, 
     vertex.label=NA, 
     layout = layout.auto(graph),
     asp =9/16)
mtext(sprintf("cluster_louvain, modularity = %.3f", modularity(lo)), side=1)

sp <- cluster_spinglass(graph)
modularity(sp)
membership(sp)
plot(sp, graph, 
     vertex.size=2, 
     vertex.label=NA, 
     layout = layout.auto(graph),
     asp =9/16)
mtext("cluster_spinglass", side=1)
